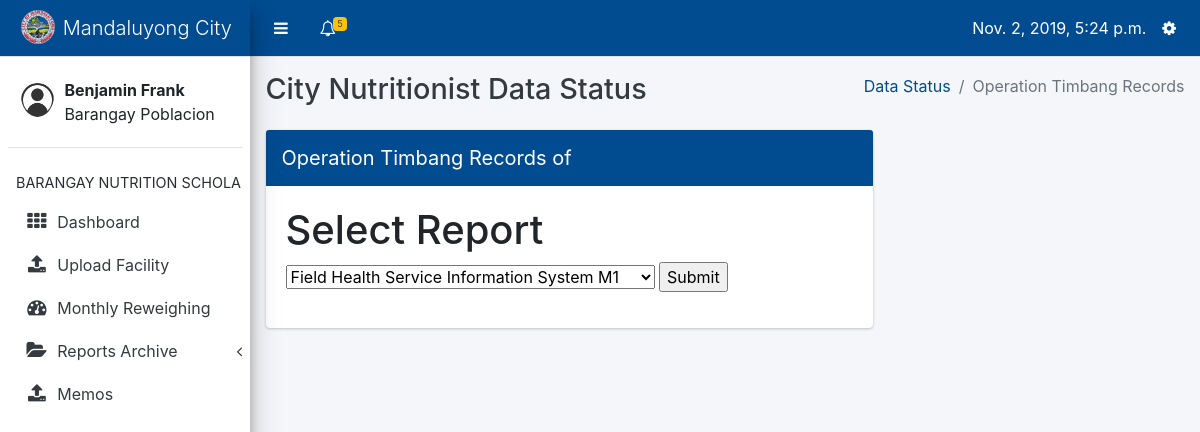
The app's page /data-input/bns/archives (signed in) with its own data.
### core/models.py (models this page shows, shortened)
class Profile(models.Model):
    user = models.OneToOneField(User, on_delete=models.CASCADE, related_name='profile')
    barangay = models.ForeignKey(Barangay, on_delete=models.CASCADE, null=True, blank=True)
    USER_TYPES = (
        ('Barangay Nutrition Scholar', 'Barangay Nutrition Scholar'),
        ('Nutritionist', 'Nutritionist'),
        ('Nutrition Program Coordinator', 'Nutrition Program Coordinator')
    )
    user_type = models.CharField(max_length=40, choices=USER_TYPES)

### datainput/models.py (models this page shows, shortened)
class Barangay(models.Model):
    name = models.CharField(max_length=100)
    @property
    def has_reweighed(self):
        patients = Patient.objects.filter(barangay=self)
        if patients.count() == 0:
            return False
        for patient in patients:
            try:
                mr = MonthlyReweighing.objects.get(patient=patient, date__month=datetime.now().month)
            except MonthlyReweighing.DoesNotExist:
                return False
        return True

### datainput/views.py (the view)
# urls.py: path('bns/archives', views.reports_archive, name='archives'),
@login_required
def reports_archive(request):
    context = {
    }
    return render(request, 'datainput/archives.html', context)

### core/context_processors.py (called while the page is built)
def get_user_type(request):
    if request.user.is_anonymous:
        return {
            'user_type': None
        }
    return {
        'user_type': Profile.objects.get(user=request.user).user_type
    }

def get_notifications(request):
    if not request.user.is_anonymous:
        notifications = Notification.objects.filter(profile_to=Profile.objects.get(user=request.user)).order_by('date')
        return {
            'notifications': notifications
        }
    return {
        'notifications': None
    }

def get_unread_notifications(request):
    if not request.user.is_anonymous:
        unread_count = Notification.objects.filter(profile_to=Profile.objects.get(user=request.user), is_read=False)
        return {
            'unread_count': unread_count.count()
        }
    return {
        'unread_count': None
    }

def today(request):
    return {
        'today': datetime.now()
    }

def year_now(request):
    return {
        'year_present': datetime.now().year
    }

def profile(request):
    if request.user.is_anonymous:
        return {
            'profile': None
        }
    return {
        'profile': Profile.objects.get(user=request.user)
    }

### datainput/templates/datainput/archives.html (shortened to what this page needs)
{% extends 'core/bns-layout.html' %}
{% block content %}
<div class="content-wrapper" style="min-height: 620px; height: auto; margin-top: 57px;">
    <div class="content-header">
        <div class="container-fluid">
            <div class="row mb-2">
                <div class="col-sm-6">
                    <h1 class="m-0 text-dark">City Nutritionist Data Status</h1>
                </div>
                <div class="col-sm-6">
                    <ol class="breadcrumb float-sm-right">
                        <li class="breadcrumb-item"><a href="{% url 'datainput:data_status_index' %}">Data Status</a></li>
                        <li class="breadcrumb-item active">Operation Timbang Records</li>
                    </ol>
                </div>
            </div>
        </div>
    </div>
    <section class="content">
        <div class="container-fluid">
            <div class="row">
                <div class="col-8">
                    <div class="card card-primary">
                        <div class="card-header p-0">
                            <h3 class="card-title p-3">Operation Timbang Records of {{ barangay }}</h3>
                        </div>
                        <div class="card-body">
    <h1>Select Report</h1>
    <form action="{% url 'datainput:select_report' %}" method="post">
        <select name="report">
            <optgroup label="Monthly">
                <option value="fhsis">Field Health Service Information System M1</option>
            </optgroup>
        </select>
        <input type="submit">
    </form>
                        </div>
                    </div>
                </div>
            </div>
        </div>
    </section>
</div>
{% endblock %}

### core/templates/core/bns-layout.html (shortened to what this page needs)
{% load static %}
<html>
    <head>
        <link rel="stylesheet" type="text/css" href="{% static 'core/plugins/bootstrap/css/bootstrap.css' %}">
        <link rel="stylesheet" type="text/css" href="{% static 'core/plugins/css/adminlte.css' %}">
        <link rel="stylesheet" type="text/css" href="{% static 'core/plugins/datatables/dataTables.bootstrap4.css' %}">
        <link rel="stylesheet" type="text/css" href="{% static 'core/plugins/font-awesome/css/font-awesome.css' %}">
    </head>
    <body class="sidebar-mini">
        <div class="wrapper">
            <nav class="main-header navbar navbar-expand border-bottom navbar-light bg-primary" style="position: fixed; right: 0; left: 0;">
                <ul class="navbar-nav">
                    <li class="nav-item">
                        <a class="nav-link" data-widget="pushmenu" href="#" style="padding-top: 12px;"><i class="fa fa-bars"></i></a>
                    </li>
                    <li class="nav-item dropdown">
                        <a class="nav-link" data-toggle="dropdown" href="#" aria-expanded="false" style="padding-top: 12px;">
                            <i class="fa fa-bell-o"></i>
                            {% if unread_count > 0 %}
                                <span class="badge badge-warning navbar-badge">
                                {{ unread_count }}</span>
                            {% endif %}
                        </a>
                    </li>
                </ul>
                <ul class="navbar-nav ml-auto">
                    <li class="nav-item mt-2">
                        {{ today }}
                    </li>
                    <li class="nav-item dropdown">
                        <a class="nav-link" data-toggle="dropdown" href="#" aria-expanded="true" style="padding-top: 12px;">
                            <i class="fa fa-cog"></i>
                        </a>
                    </li>
                </ul>
            </nav>
            <aside class="main-sidebar elevation-4 sidebar-light-primary" style="min-height: 620px;">
                <div class="brand-link bg-primary">
                    <img src="{% static 'core/images/com.png' %}" class="brand-image img-circle" style="opacity: .8">
                    <span class="brand-text font-weight-light">Mandaluyong City</span>
                </div>
                <div class="sidebar">
                    <div class="user-panel mt-3 pb-3 mb-3 d-flex">
                        <div class="image">
                            <img src="{% static 'core/images/usr.png' %}" class="img-circle" alt="User Image" style="padding-top: 10px">
                        </div>
                        <div class="info">
                            <div class="d-block"><b>{{ profile.user.first_name }} {{ profile.user.last_name }}</b><br>{{ profile.barangay.name }}</div>
                        </div>
                    </div>
                    <nav class="mt-2">
                        <ul class="nav nav-pills nav-sidebar flex-column" data-widget="treeview" role="menu" data-accordion="false">
                            <li class="nav-header">BARANGAY NUTRITION SCHOLAR</li>
                            <li class="nav-item">
                                <a class="nav-link" href="{% url 'core:bns_dashboard' %}">
                                    <i class="nav-icon fa fa-th"></i>
                                    <p>Dashboard</p>
                                </a>
                            </li>
                            <li class="nav-item">
                                <a href="{% url 'core:bns-index' %}" class="nav-link {% if active == 'uf' %}active{% endif %}">
                                    <i class="nav-icon fa fa-upload"></i>
                                    <p>Upload Facility</p>
                                </a>
                            </li>
                            <li class="nav-item">
                                <a href="{% url 'datainput:latest_monthly_reweighing_index' %}" class="nav-link {% if active == 'mw' %}active{% endif %}">
                                    <i class="nav-icon fa fa-dashboard"></i>
                                    <p>Monthly Reweighing</p>
                                </a>
                            </li>
                            <li class="nav-item has-treeview {% if active == 'fh' or active == 'mr' or active == 'ot' or active == 'fp' %}menu-open{% endif %}">
                            <a href="#" class="nav-link {% if active == 'fh' or active == 'mr' or active == 'ot' or active == 'fp' %}active{% endif %}">
                              <i class="nav-icon fa fa-folder-open"></i>
                              <p>
                                Reports Archive
                                <i class="right fa fa-angle-left"></i>
                              </p>
                            </a>
                            </li>
                            <li class="nav-item">
                                <a href="{% url 'core:memos' %}" class="nav-link {% if active == 'mm' %}active{% endif %}">
                                    <i class="nav-icon fa fa-upload"></i>
                                    <p>Memos</p>
                                </a>
                            </li>
                        </ul>
                    </nav>
                </div>
            </aside>
            {% block content %}
            {% endblock %}
        </div>
    </body>
</html>

### records on screen
Profile: user.first_name "Benjamin", user.last_name "Frank", barangay.name "Barangay Poblacion"

### other values on screen
{{ unread_count }} "5"
